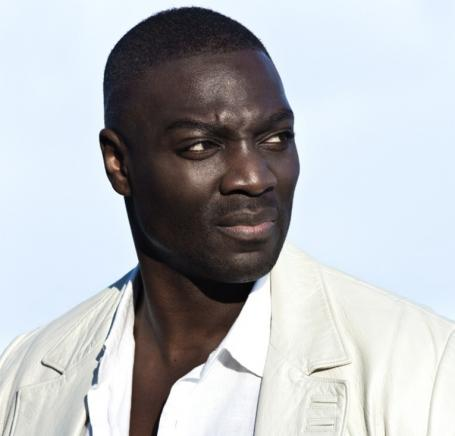
//> input picture atv2/data/Adewale.jpg, 455 x 436 px
$ ./haar_face_splitter ../data/Adewale.jpg   (built with g++ and OpenCV 4)
//> lines starting //> are read from the running program, lines starting //| are printed output that depends on the picture; after the words box and inside, x2 and y2 are one past the last pixel; in counts of white or black regions, pixels touching at a corner belong together
//> further down, image is the input picture: 436 rows x 455 cols, CV_8UC3; mean B, G, R 189.5, 185.7, 183
/*
* Haar face splitter is my solution to the second challenge.
*
* I added some stuff to make it easier to detect some parts of the face, especially the mouth.
* Depending on face given, Sometimes it would detect an eye as a mouth, so now everytime it detects
* an item it paints a filled retangule to take the detected part off the image.
*
* The output images are saved in the output folder.
*
* You can use the SHOW_IMAGE flag if you want to
* control if the program shoud show the output images or not.
*
* Extra cascades added:
* Mouth detector by Modesto Castrillon-Santana, distributed in the opencv_contrib's face module (opencv_contrib/modules/face/data/cascades/)
* Nose detector by Modesto Castrillon-Santana, distributed in the opencv_contrib's face module (opencv_contrib/modules/face/data/cascades/)
*
* Author: Alison Morais
*/

#include <iostream>
#include <stdio.h>
#include <opencv2/opencv.hpp>

using namespace std;
using namespace cv;

// Flag to control if the program shoud show the output images
const int SHOW_IMAGE = 1; // Change the value to 0 if you don't want to show the image

std::map<String,Mat> detect(Mat);
int loadCascades();
void showImage(String name, Mat image);
void saveOutput(std::map<String,Mat>);

// Paths to the trained classifiers
const String EYES_CASCADE_NAME = "../haar_data/haar_eyeglasses.xml";
const String MOUTH_CASCADE_NAME = "../haar_data/haarcascade_mcs_mouth.xml";
const String NOSE_CASCADE_NAME = "../haar_data/haarcascade_mcs_nose.xml";
const String FACE_CASCADE_NAME = "../haar_data/haar_face.xml";

CascadeClassifier mouth_cascade;
CascadeClassifier face_cascade;
CascadeClassifier nose_cascade;
CascadeClassifier eyes_cascade;

// Detects the itens and returns a map containing <region,image>
std::map<String,Mat> detect(Mat image)
{
    std::vector<Rect> faces;
    std::vector<Rect> eyes;
    std::vector<Rect> noses;
    std::vector<Rect> mouths;

    std::map<string,Mat> output;

    Mat image_gray;

    // Converts input image to grayscale before equalizing
    cvtColor(image, image_gray, COLOR_BGR2GRAY);

    // Equalizes the histogram to normalize brightness and contrast
    equalizeHist(image_gray, image_gray);
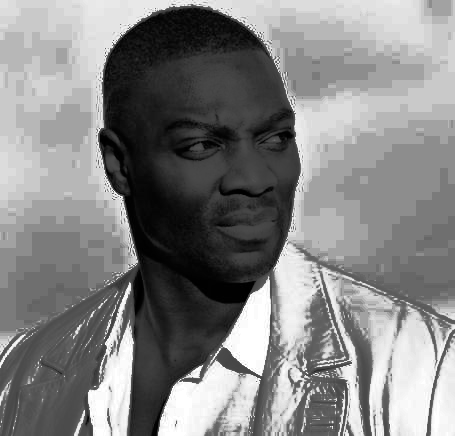
//> image_gray: 436 rows x 455 cols, CV_8UC1; min 0, max 255, mean 131.7

    // Tries to detect faces in the equalized image
    face_cascade.detectMultiScale(image_gray, faces, 1.1, 2, CASCADE_FIND_BIGGEST_OBJECT, Size(60, 60));
//> faces = 1 Rect (x, y, width, height): [172, 89, 135, 135]

    // If there's no face found, returns 0

    for (size_t i = 0; i < faces.size(); i++)
    {
        Mat faceROIOriginal = image(faces[0]);
        Mat faceROI ;
        // Makes a copy of the face ROI, because the original faceROI is going to be modified during the detections.
        faceROIOriginal.copyTo(faceROI);

        output.insert({"face",faceROIOriginal}); // Inserts the found face into the output map

        // Detects eyes inside the face region of interest
        eyes_cascade.detectMultiScale(faceROI, eyes, 1.05, 3, CASCADE_FIND_BIGGEST_OBJECT, Size(30, 30));

        for (size_t j = 0; j < eyes.size(); j++)
        {
            output.insert({"eyes" + to_string(j+1),faceROIOriginal(eyes[j])}); // Inserts the found eye into the output map

            // Draws a filled rectangle. I used this to "eliminate" already detected regions from the faceROI.
            rectangle(faceROI, eyes[j].tl(), eyes[j].br(), Scalar(0, 0, 0), FILLED);
        }

        // Detects noses inside the face region of interest
        nose_cascade.detectMultiScale(faceROI, noses, 1.3, 6, 0, Size(10, 10));

        for (size_t j = 0; j < noses.size(); j++)
        {
            output.insert({"nose",faceROIOriginal(noses[j])}); // Inserts the found nose into the output map

            // Draws a filled rectangle. I used this to "eliminate" already detected regions from the faceROI.
            rectangle(faceROI, noses[j].tl(), noses[j].br(), Scalar(0, 0, 0), FILLED);
            break;
        }

        // Detects mouths inside the face region of interest
        mouth_cascade.detectMultiScale(faceROI, mouths, 1.3, 6, 0, Size(10, 10));

        for (size_t j = 0; j < mouths.size(); j++)
        {
            output.insert({"mouth",faceROIOriginal(mouths[j])}); // Inserts the found mouth into the output map

            // Draws a filled rectangle. I used this to "eliminate" already detected regions from the faceROI.
            rectangle(faceROI, mouths[j].tl(), mouths[j].br(), Scalar(0, 0, 0), FILLED);
            break;
        }

        break;
    }
//> this loop made 1 pass
//> (eyes, noses) on pass 1: (1 Rect (x, y, width, height): [3, 36, 43, 43], 1 Rect (x, y, width, height): [48, 69, 58, 49])
//> pass 1, in detect, `Mat faceROIOriginal = image(faces[0]);`:
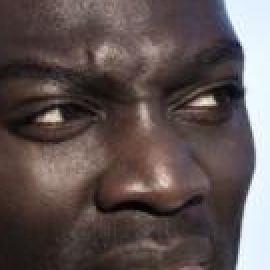
//> faceROIOriginal: 135 rows x 135 cols, CV_8UC3 (shown 2 times larger); mean B, G, R 81.1, 82.8, 94.9
//> pass 1, in detect, `nose_cascade.detectMultiScale(faceROI, noses, 1.3, 6, 0, Size(10, 10));`:
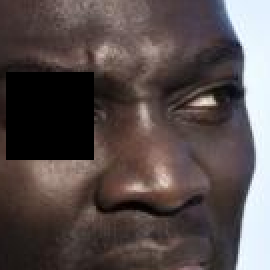
//> faceROI: 135 rows x 135 cols, CV_8UC3 (shown 2 times larger); mean B, G, R 75.3, 76.5, 87
//> pass 1, in detect, `mouth_cascade.detectMultiScale(faceROI, mouths, 1.3, 6, 0, Size(10, 10..`:
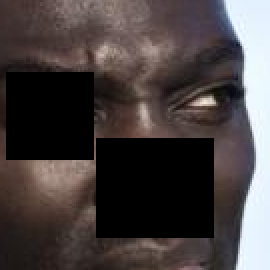
//> faceROI: 135 rows x 135 cols, CV_8UC3 (shown 2 times larger); 16.19% of pixels changed, all inside (x1, y1, x2, y2) = (48, 69, 107, 119)
//> after the loop, output = 3 items

    return output;
}

// Loads the cascades
int loadCascades()
{
    // Loads the face cascade
    if (!face_cascade.load(FACE_CASCADE_NAME))
    {
        cout << "Error loading face cascade." << endl;
        return 0;
    };

    // Loads the eyes cascade
    if (!eyes_cascade.load(EYES_CASCADE_NAME))
    {
        cout << "Error loading eye cascade." << endl;
        return 0;
    };

    // Loads the nose cascade
    if (!nose_cascade.load(NOSE_CASCADE_NAME))
    {
        cout << "Error loading nose cascade." << endl;
        return 0;
    };

    // Loads the mouth cascade
    if (!mouth_cascade.load(MOUTH_CASCADE_NAME))
    {
        cout << "Error loading mouth cascade" << endl;
        return 0;
    };

    return 1;
}

void showImage(String name, Mat image)
{
    imshow(name, image);
    waitKey(0);
}

// Iterates through the output map and export its content
void saveOutput(std::map<String,Mat> output)
{
    // Compression parameters for imwrite
    vector<int> compression_params;
    compression_params.push_back(IMWRITE_PNG_COMPRESSION);
    compression_params.push_back(9);

    // Clears the output folder (Only works in Linux! I didn't want to include a lib dependency to do cross-plataform checking)
    system("exec rm -r ../output/*");

    // Iterates through the map and saves the results in the output folder
    for(map<String, Mat>::iterator aux=output.begin(); aux!=output.end(); aux++)
    {
        imwrite("../output/" + aux->first + ".png", aux->second,compression_params);
        if(SHOW_IMAGE)
            showImage(aux->first, aux->second);
    }
//> this loop made 3 passes
//> pass 1, in saveOutput, `imwrite("../output/" + aux->first + ".png", aux->second,compression_pa..`:
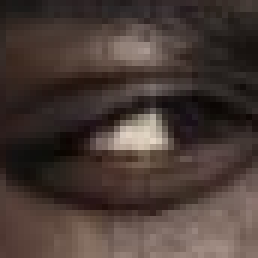
//> saved as eyes1.png: 43 rows x 43 cols, CV_8UC3 (shown 6 times larger); mean B, G, R 53.5, 58.9, 72.8
}

int main(int argc, const char **argv)
{
    String path = argv[1];
    std::map<String,Mat> output;

    // Reads input image
    Mat image = imread(path, cv::IMREAD_UNCHANGED);

    // Resizes the image if needed
    //resize(image,image,Size(),0.5,0.5);

    // Loads the cascades
    if (!loadCascades())
        return -1;

    // Calls the detection function and saves the result, if not empty
    if(!(output = detect(image)).empty())
        saveOutput(output);
    else
        cout << "No face detected in this image." << endl;
}
